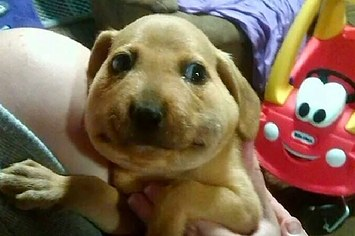
#> input picture Lab_2_Img.jpg, 355 x 236 px
$ python Lab_2_Ex_1.py
#> lines starting #> are read from the running program, lines starting #| are printed output that depends on the picture
from PIL import Image

with Image.open("Lab_2_Img.jpg") as im:
#> im is the input picture: PIL image 355x236 RGB; mean R, G, B 125.8, 104.9, 82.7
    im.rotate(45).save("Lab_2_Img_Result.jpg", "JPEG")
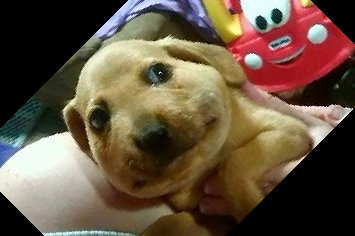
#> saved as Lab_2_Img_Result.jpg: PIL image 355x236 RGB; mean R, G, B 101.4, 83.8, 64.9
    print("Size: ", im.size)
#| Size:  (355, 236)
